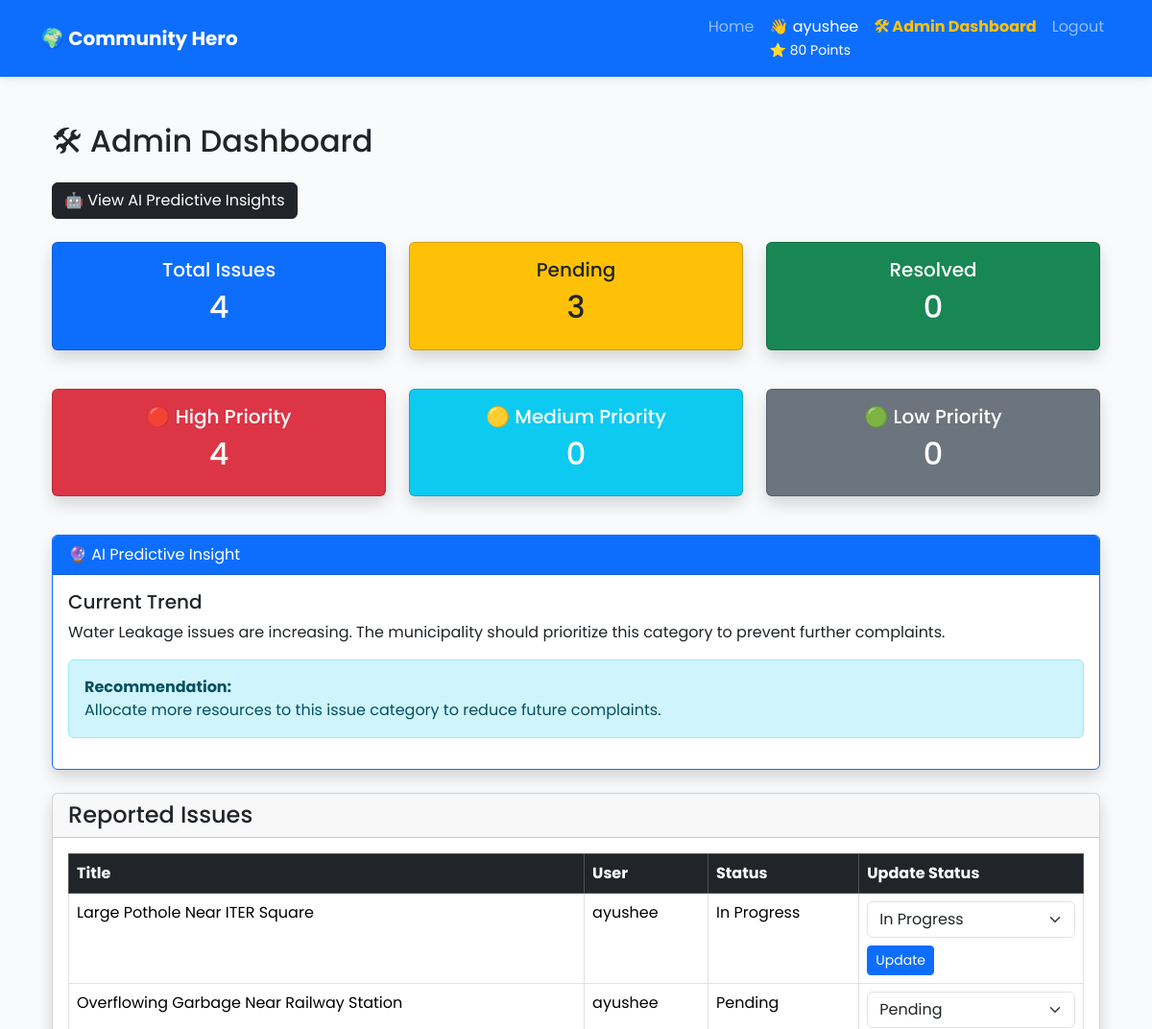
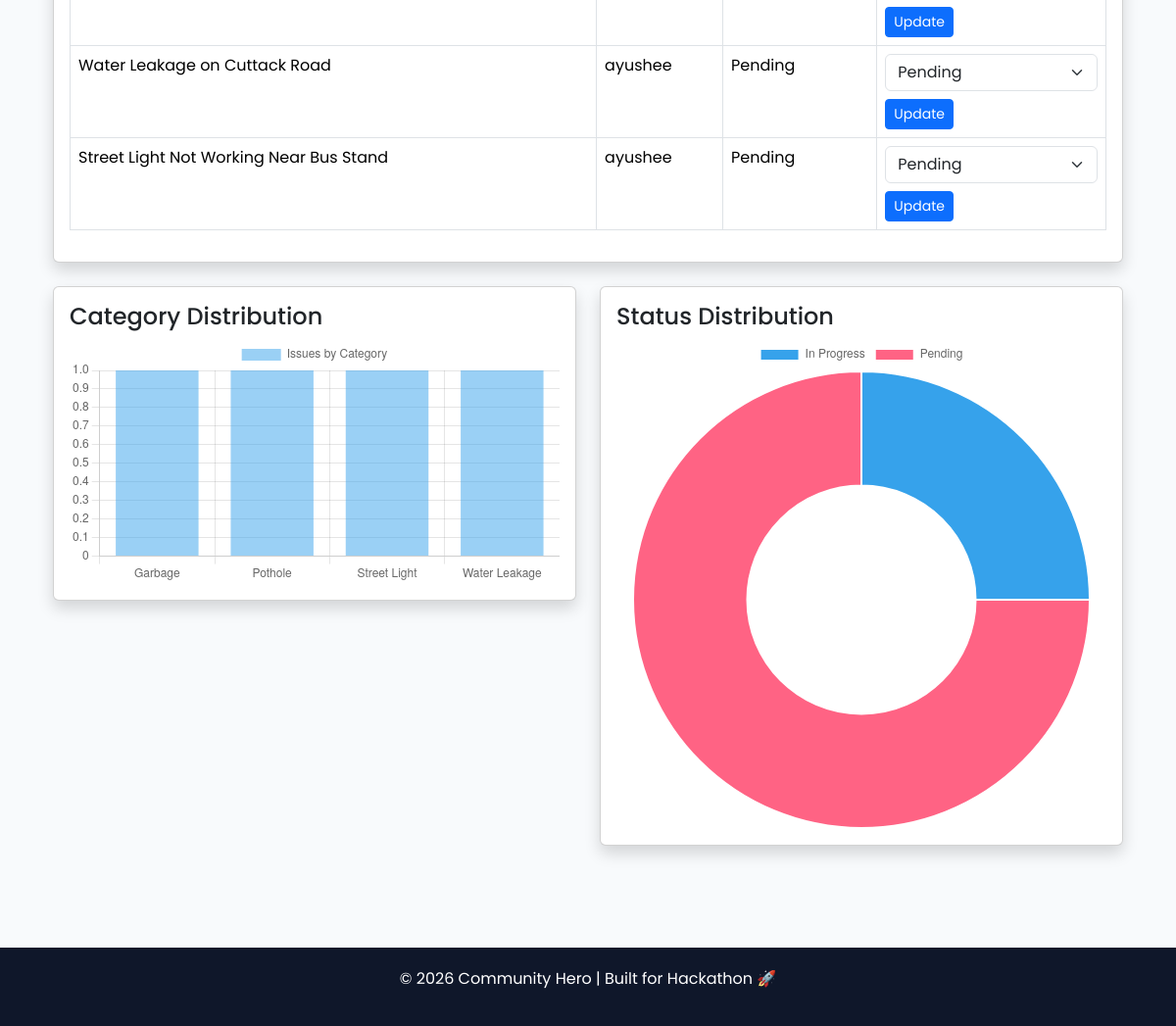
The app's page /admin-dashboard/ (signed in) with its own data (2 pictures, top to bottom).
### issues/models.py (models this page shows, shortened)
class Profile(models.Model):
    user = models.OneToOneField(
        User,
        on_delete=models.CASCADE
    )
    points = models.PositiveIntegerField(default=0)

class Issue(models.Model):
    CATEGORY_CHOICES = [
        ("Pothole", "Pothole"),
        ("Garbage", "Garbage"),
        ("Water Leakage", "Water Leakage"),
        ("Street Light", "Street Light"),
        ("Road Damage", "Road Damage"),
        ("Other", "Other"),
    ]
    STATUS_CHOICES = [
        ("Pending", "Pending"),
        ("In Progress", "In Progress"),
        ("Resolved", "Resolved"),
    ]
    PRIORITY_CHOICES = [
    ("High", "High"),
    ("Medium", "Medium"),
    ("Low", "Low"),
    ]
    user = models.ForeignKey(
        User,
        on_delete=models.CASCADE
    )
    title = models.CharField(max_length=200)
    description = models.TextField()
    category = models.CharField(
        max_length=50,
        choices=CATEGORY_CHOICES,
        default="Other"
    )
    image = models.ImageField(
        upload_to="issues/",
        blank=True,
        null=True
    )
    location = models.CharField(max_length=200)
    status = models.CharField(
        max_length=30,
        choices=STATUS_CHOICES,
        default="Pending"
    )
    priority = models.CharField(
    max_length=10,
    choices=PRIORITY_CHOICES,
    default="Medium"
    )
    ai_solution = models.TextField(blank=True)
    department = models.CharField(
        max_length=100,
        blank=True
    )
    ai_summary = models.TextField(
    blank=True,
    null=True
    )
    verification_count = models.PositiveIntegerField(default=0)
    points_awarded = models.BooleanField(default=False)
    created_at = models.DateTimeField(auto_now_add=True)

### issues/views.py (the view)
# urls.py: path("admin-dashboard/", views.admin_dashboard, name="admin_dashboard"),
@staff_member_required
def admin_dashboard(request):
    issues = Issue.objects.all().order_by("-created_at")
    category_data = (
    Issue.objects
    .values("category")
    .annotate(total=Count("category"))
    )
    status_data = (
    Issue.objects
    .values("status")
    .annotate(total=Count("status"))
    )
    top_category = (
    Issue.objects
    .values("category")
    .annotate(total=Count("category"))
    .order_by("-total")
    .first()
    )
    prediction = ""
    if top_category:
        prediction = (
            f"{top_category['category']} issues are increasing. "
            "The municipality should prioritize this category to prevent further complaints."
        )
    context = {
        "issues": issues,
        "total": Issue.objects.count(),
        "pending": Issue.objects.filter(status="Pending").count(),
        "resolved": Issue.objects.filter(status="Resolved").count(),
        "high": Issue.objects.filter(priority="High").count(),
        "medium": Issue.objects.filter(priority="Medium").count(),
        "low": Issue.objects.filter(priority="Low").count(),
        "category_data": category_data,
        "status_data": status_data,
        "prediction": prediction,
    }
    return render(
        request,
        "issues/admin_dashboard.html",
        context
    )

### issues/templates/issues/admin_dashboard.html (shortened to what this page needs)
{% extends 'issues/base.html' %}
{% block content %}
<div class="container mt-4">
    <h2 class="mb-4">🛠 Admin Dashboard</h2>
    <a href="{% url 'predictive_insights' %}"
       class="btn btn-dark mb-4">
       🤖 View AI Predictive Insights
    </a>
    <div class="row mb-4">
        <div class="col-md-4 mb-3">
            <div class="card bg-primary text-white shadow">
                <div class="card-body text-center">
                    <h5>Total Issues</h5>
                    <h2>{{ total }}</h2>
                </div>
            </div>
        </div>
        <div class="col-md-4 mb-3">
            <div class="card bg-warning text-dark shadow">
                <div class="card-body text-center">
                    <h5>Pending</h5>
                    <h2>{{ pending }}</h2>
                </div>
            </div>
        </div>
        <div class="col-md-4 mb-3">
            <div class="card bg-success text-white shadow">
                <div class="card-body text-center">
                    <h5>Resolved</h5>
                    <h2>{{ resolved }}</h2>
                </div>
            </div>
        </div>
    </div>
    <div class="row mb-4">
        <div class="col-md-4 mb-3">
            <div class="card bg-danger text-white shadow">
                <div class="card-body text-center">
                    <h5>🔴 High Priority</h5>
                    <h2>{{ high }}</h2>
                </div>
            </div>
        </div>
        <div class="col-md-4 mb-3">
            <div class="card bg-info text-white shadow">
                <div class="card-body text-center">
                    <h5>🟡 Medium Priority</h5>
                    <h2>{{ medium }}</h2>
                </div>
            </div>
        </div>
        <div class="col-md-4 mb-3">
            <div class="card bg-secondary text-white shadow">
                <div class="card-body text-center">
                    <h5>🟢 Low Priority</h5>
                    <h2>{{ low }}</h2>
                </div>
            </div>
        </div>
    </div>
    <div class="card shadow mb-4 border-primary">
        <div class="card-header bg-primary text-white">
            🔮 AI Predictive Insight
        </div>
        <div class="card-body">
            <h5>Current Trend</h5>
            <p>{{ prediction }}</p>
            <div class="alert alert-info">
                <strong>Recommendation:</strong><br>
                Allocate more resources to this issue category to reduce future complaints.
            </div>
        </div>
    </div>
    <div class="card shadow mb-4">
        <div class="card-header">
            <h4 class="mb-0">Reported Issues</h4>
        </div>
        <div class="card-body table-responsive">
            <table class="table table-bordered table-hover">
                <thead class="table-dark">
                    <tr>
                        <th>Title</th>
                        <th>User</th>
                        <th>Status</th>
                        <th>Update Status</th>
                    </tr>
                </thead>
                <tbody>
                {% for issue in issues %}
                    <tr>
                        <td>{{ issue.title }}</td>
                        <td>{{ issue.user.username }}</td>
                        <td>{{ issue.status }}</td>
                        <td>
                            <form method="POST" action="{% url 'update_status' issue.pk %}">
                                <select name="status" class="form-select mb-2">
                                    <option value="Pending"
                                        {% if issue.status == "Pending" %}selected{% endif %}>
                                        Pending
                                    </option>
                                    <option value="In Progress"
                                        {% if issue.status == "In Progress" %}selected{% endif %}>
                                        In Progress
                                    </option>
                                </select>
                                <button class="btn btn-primary btn-sm">
                                    Update
                                </button>
                            </form>
                        </td>
                    </tr>
                {% empty %}
                    <tr>
                        <td colspan="4" class="text-center">
                            No issues found.
                        </td>
                    </tr>
                {% endfor %}
                </tbody>
            </table>
        </div>
    </div>
    <div class="row">
        <div class="col-lg-6 mb-4">
            <div class="card shadow">
                <div class="card-body">
                    <h4>Category Distribution</h4>
                    <canvas id="categoryChart"></canvas>
                </div>
            </div>
        </div>
        <div class="col-lg-6 mb-4">
            <div class="card shadow">
                <div class="card-body">
                    <h4>Status Distribution</h4>
                    <canvas id="statusChart"></canvas>
                </div>
            </div>
        </div>
    </div>
</div>
<script>
document.addEventListener("DOMContentLoaded", function () {
    const labels = [
        {% for item in category_data %}
            "{{ item.category }}",
        {% endfor %}
    ];
    const values = [
        {% for item in category_data %}
            {{ item.total }},
        {% endfor %}
    ];
    const categoryCanvas = document.getElementById("categoryChart");
    if (categoryCanvas) {
        new Chart(categoryCanvas, {
            type: "bar",
            data: {
                labels: labels,
                datasets: [{
                    label: "Issues by Category",
                    data: values
                }]
            },
            options: {
                responsive: true,
                scales: {
                    y: {
                        beginAtZero: true
                    }
                }
            }
        });
    }
    const statusLabels = [
        {% for item in status_data %}
            "{{ item.status }}",
        {% endfor %}
    ];
    const statusValues = [
        {% for item in status_data %}
            {{ item.total }},
        {% endfor %}
    ];
    const statusCanvas = document.getElementById("statusChart");
    if (statusCanvas) {
        new Chart(statusCanvas, {
            type: "doughnut",
            data: {
                labels: statusLabels,
                datasets: [{
                    data: statusValues
                }]
            },
            options: {
                responsive: true
            }
        });
    }
});
</script>
{% endblock %}

### issues/templates/issues/base.html (shortened to what this page needs)
{% load static %}
<!DOCTYPE html>
<html lang="en">
<head>
    <link href="https://cdn.jsdelivr.net/npm/bootstrap@5.3.7/dist/css/bootstrap.min.css" rel="stylesheet">
</head>
<body>
<nav class="navbar navbar-expand-lg navbar-dark bg-primary">
<div class="container">
<a class="navbar-brand fw-bold" href="/">
🌍 Community Hero
</a>
<div class="collapse navbar-collapse" id="navbarNav">
<ul class="navbar-nav ms-auto">
<li class="nav-item">
<a class="nav-link" href="{% url 'home' %}">Home</a>
</li>
{% if user.is_authenticated %}
<li class="nav-item">
<span class="nav-link text-white">
👋 {{ user.username }}
{% if user.is_authenticated %}
<br>
<small>
⭐ {{ user.profile.points }} Points
</small>
{% endif %}
</span>
</li>
{% if user.is_staff %}
<li class="nav-item">
    <a class="nav-link text-warning fw-bold"
       href="{% url 'admin_dashboard' %}">
       🛠 Admin Dashboard
    </a>
</li>
{% endif %}
<li class="nav-item">
<a class="nav-link" href="{% url 'logout' %}">
Logout
</a>
</li>
{% endif %}
</ul>
</div>
</div>
</nav>
<div class="container mt-5">
{% block content %}
{% endblock %}
</div>
<footer>
<p>© 2026 Community Hero | Built for Hackathon 🚀</p>
</footer>
</body>
</html>

### issues/templates/issues/base.html (style rules this page uses)
body { font-family:'Poppins',sans-serif; background:#f8fafc; }
.navbar { box-shadow:0 2px 10px rgba(0,0,0,0.08); }
footer { background:#0f172a; color:white; padding:20px; margin-top:80px; text-align:center; }
.card { transition:0.3s; }

### records on screen
Issue: title "Large Pothole Near ITER Square", user.username "ayushee", status "In Progress"
Issue: title "Overflowing Garbage Near Railway Station", user.username "ayushee", status "Pending"
Issue: title "Water Leakage on Cuttack Road", user.username "ayushee", status "Pending"
Issue: title "Street Light Not Working Near Bus Stand", user.username "ayushee", status "Pending"

### other values on screen
{{ user.username }} "ayushee"
{{ user.profile.points }} "80"
{{ total }} "4"
{{ pending }} "3"
{{ resolved }} "0"
{{ high }} "4"
{{ medium }} "0"
{{ low }} "0"
{{ prediction }} "Water Leakage issues are increasing. The municipality should prioritize this category to prevent further complaints."
chart data {{ item.category }} Garbage, Pothole, Street Light, Water Leakage
chart data {{ item.total }} 1, 1, 1, 1
chart data {{ item.status }} In Progress, Pending
chart data {{ item.total }} 1, 3
